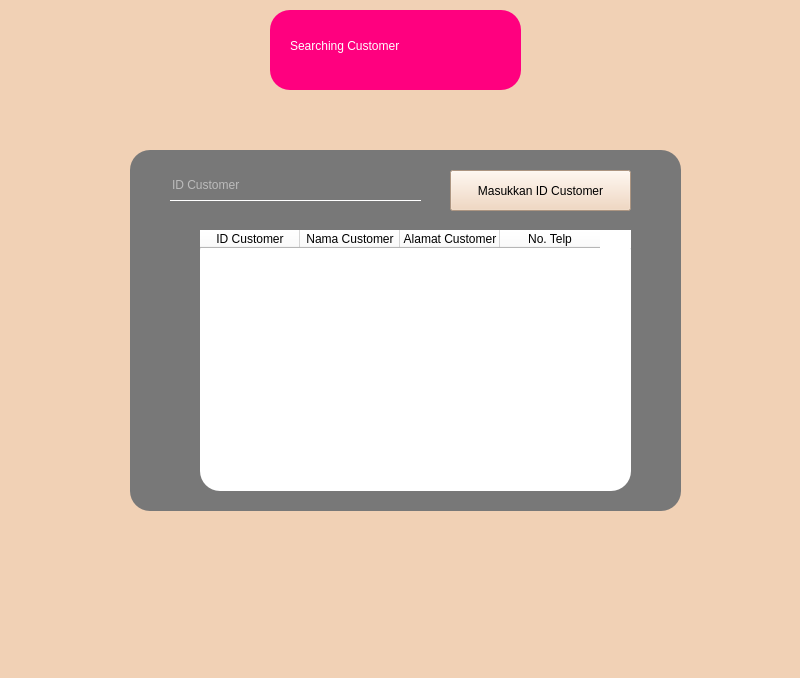
<?xml version="1.0" encoding="UTF-8"?>
<ui version="4.0">
 <class>searching_customer</class>
 <widget class="QMainWindow" name="searching_customer">
  <property name="geometry">
   <rect>
    <x>0</x>
    <y>0</y>
    <width>800</width>
    <height>678</height>
   </rect>
  </property>
  <property name="windowTitle">
   <string>MainWindow</string>
  </property>
  <property name="styleSheet">
   <string notr="true">* {
	background:#F1D1B5;
}

QFrame {
	border-radius : 20px;
	background : rgb(120, 120, 120);
}

QLineEdit{
	background : transparent;
	border : none;
	border-bottom : 1px solid white;
}
</string>
  </property>
  <widget class="QWidget" name="centralwidget">
   <widget class="QFrame" name="frame">
    <property name="geometry">
     <rect>
      <x>130</x>
      <y>150</y>
      <width>551</width>
      <height>361</height>
     </rect>
    </property>
    <property name="styleSheet">
     <string notr="true">QPushButton{
	background : #305F72;
	border-radius : 20px;
	font: 10pt &quot;Kristen ITC&quot;;
}

QPushButton:hover{
	background: #568EA6;
}
background-color: #353b48;
color:#ffffff;
border-radius: 20px;
font-family:century gothic;</string>
    </property>
    <property name="frameShape">
     <enum>QFrame::StyledPanel</enum>
    </property>
    <property name="frameShadow">
     <enum>QFrame::Raised</enum>
    </property>
    <widget class="QTableWidget" name="tableWidget">
     <property name="geometry">
      <rect>
       <x>70</x>
       <y>80</y>
       <width>431</width>
       <height>261</height>
      </rect>
     </property>
     <property name="styleSheet">
      <string notr="true">background-color:white;
color:black;</string>
     </property>
     <column>
      <property name="text">
       <string>ID Customer</string>
      </property>
     </column>
     <column>
      <property name="text">
       <string>Nama Customer</string>
      </property>
     </column>
     <column>
      <property name="text">
       <string>Alamat Customer</string>
      </property>
     </column>
     <column>
      <property name="text">
       <string>No. Telp</string>
      </property>
     </column>
    </widget>
    <widget class="QPushButton" name="btn_select">
     <property name="geometry">
      <rect>
       <x>320</x>
       <y>20</y>
       <width>181</width>
       <height>41</height>
      </rect>
     </property>
     <property name="styleSheet">
      <string notr="true"/>
     </property>
     <property name="text">
      <string>Masukkan ID Customer</string>
     </property>
    </widget>
    <widget class="QLineEdit" name="lineEdit">
     <property name="geometry">
      <rect>
       <x>40</x>
       <y>20</y>
       <width>251</width>
       <height>31</height>
      </rect>
     </property>
     <property name="styleSheet">
      <string notr="true">border:none;
border-bottom:1px solid white;
background:transparent;
color:#ffffff;</string>
     </property>
     <property name="text">
      <string/>
     </property>
     <property name="placeholderText">
      <string>ID Customer</string>
     </property>
    </widget>
   </widget>
   <widget class="QFrame" name="frame_2">
    <property name="geometry">
     <rect>
      <x>270</x>
      <y>10</y>
      <width>251</width>
      <height>80</height>
     </rect>
    </property>
    <property name="styleSheet">
     <string notr="true">background-color: rgb(255, 0, 127);</string>
    </property>
    <property name="frameShape">
     <enum>QFrame::StyledPanel</enum>
    </property>
    <property name="frameShadow">
     <enum>QFrame::Raised</enum>
    </property>
    <widget class="QLabel" name="label">
     <property name="geometry">
      <rect>
       <x>20</x>
       <y>20</y>
       <width>211</width>
       <height>31</height>
      </rect>
     </property>
     <property name="styleSheet">
      <string notr="true">font: 75 italic 14pt &quot;Kristen ITC&quot;;
color : white;</string>
     </property>
     <property name="text">
      <string>Searching Customer</string>
     </property>
    </widget>
   </widget>
  </widget>
  <widget class="QMenuBar" name="menubar">
   <property name="geometry">
    <rect>
     <x>0</x>
     <y>0</y>
     <width>800</width>
     <height>21</height>
    </rect>
   </property>
  </widget>
  <widget class="QStatusBar" name="statusbar"/>
 </widget>
 <resources/>
 <connections/>
</ui>
